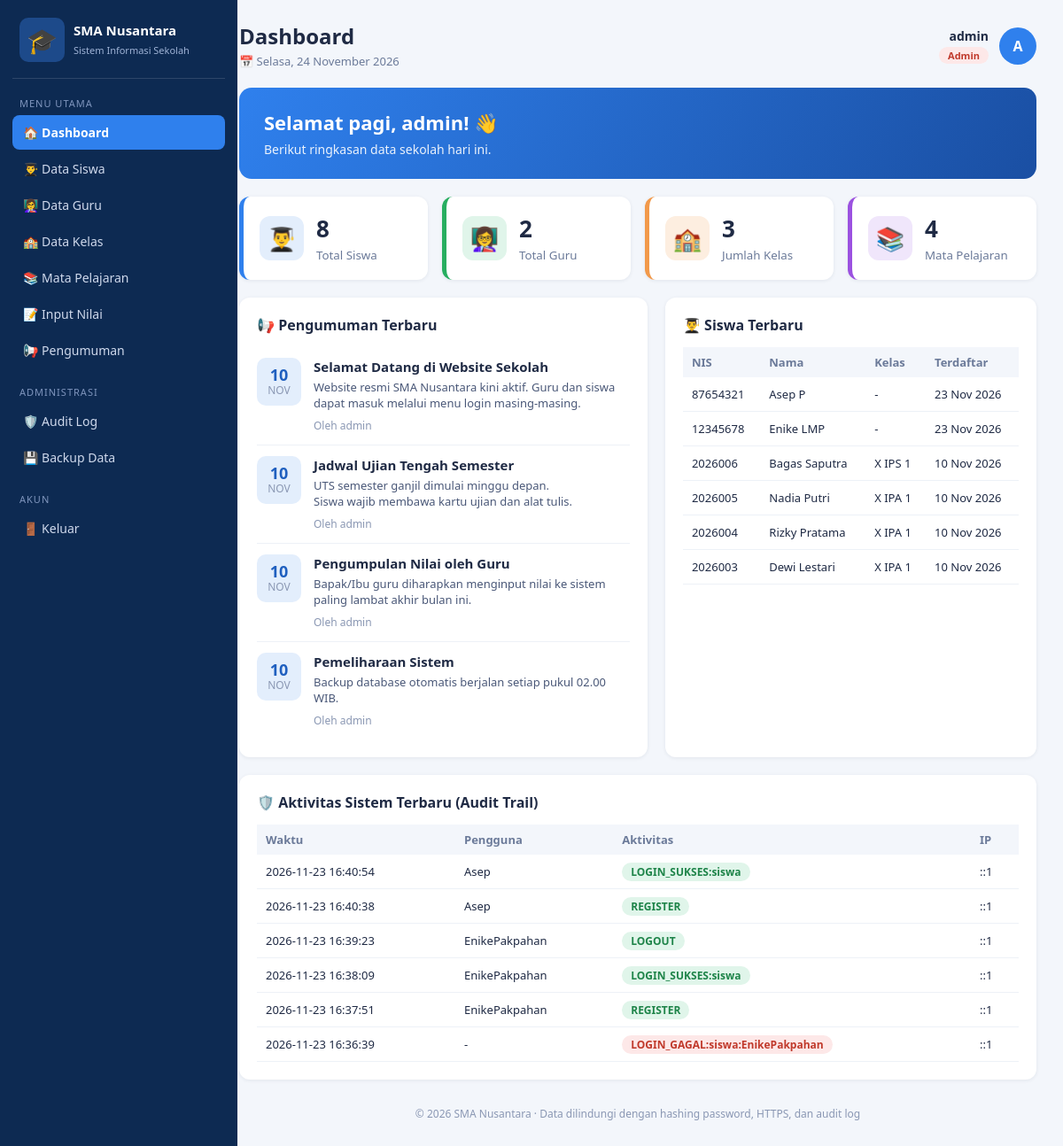
/dashboard.php (signed in), run on the app's committed database.
### tables this page shows
CREATE TABLE `pengumuman` (
  `id_pengumuman` int unsigned NOT NULL AUTO_INCREMENT,
  `id_user` int unsigned NOT NULL,
  `judul` varchar(150) NOT NULL,
  `isi` text NOT NULL,
  `created_at` timestamp NOT NULL DEFAULT CURRENT_TIMESTAMP,
  PRIMARY KEY (`id_pengumuman`),
  KEY `id_user` (`id_user`),
  CONSTRAINT `pengumuman_ibfk_1` FOREIGN KEY (`id_user`) REFERENCES `users` (`id_user`)
);

CREATE TABLE `users` (
  `id_user` int unsigned NOT NULL AUTO_INCREMENT,
  `username` varchar(50) NOT NULL,
  `password_hash` varchar(255) NOT NULL,
  `role` enum('admin','guru','siswa') NOT NULL DEFAULT 'siswa',
  `created_at` timestamp NOT NULL DEFAULT CURRENT_TIMESTAMP,
  `last_login` datetime DEFAULT NULL,
  PRIMARY KEY (`id_user`),
  UNIQUE KEY `username` (`username`)
);

CREATE TABLE `siswa` (
  `id_siswa` int unsigned NOT NULL AUTO_INCREMENT,
  `id_user` int unsigned NOT NULL,
  `id_kelas` int unsigned DEFAULT NULL,
  `nis` varchar(20) NOT NULL,
  `nama` varchar(100) NOT NULL,
  `jenis_kelamin` enum('L','P') DEFAULT NULL,
  `tanggal_lahir` date DEFAULT NULL,
  `alamat` varchar(255) DEFAULT NULL,
  PRIMARY KEY (`id_siswa`),
  UNIQUE KEY `id_user` (`id_user`),
  UNIQUE KEY `nis` (`nis`),
  KEY `fk_siswa_kelas` (`id_kelas`),
  CONSTRAINT `fk_siswa_kelas` FOREIGN KEY (`id_kelas`) REFERENCES `kelas` (`id_kelas`) ON DELETE SET NULL,
  CONSTRAINT `fk_siswa_user` FOREIGN KEY (`id_user`) REFERENCES `users` (`id_user`) ON DELETE CASCADE
);

CREATE TABLE `audit_log` (
  `id_log` bigint unsigned NOT NULL AUTO_INCREMENT,
  `id_user` int unsigned DEFAULT NULL,
  `aksi` varchar(100) NOT NULL,
  `ip_addr` varchar(45) DEFAULT NULL,
  `waktu` timestamp NOT NULL DEFAULT CURRENT_TIMESTAMP,
  PRIMARY KEY (`id_log`),
  KEY `idx_log_user` (`id_user`),
  KEY `idx_log_waktu` (`waktu`)
);

### config.php (called while the page is built, shortened)
<?php
function e(string $s): string { return htmlspecialchars($s, ENT_QUOTES, 'UTF-8'); }

### dashboard.php (the view, shortened to what this page needs)
<?php
require __DIR__ . '/config.php';
$idUser = (int)$_SESSION['id_user'];
$role   = $_SESSION['role'];
$isStaff = in_array($role, ['admin', 'guru'], true);
$stat = $pdo->query('SELECT
    (SELECT COUNT(*) FROM siswa)  AS siswa,
    (SELECT COUNT(*) FROM guru)   AS guru,
    (SELECT COUNT(*) FROM kelas)  AS kelas,
    (SELECT COUNT(*) FROM mapel)  AS mapel')->fetch();
$pengumuman = $pdo->query(
  'SELECT p.judul, p.isi, p.created_at, u.username
     FROM pengumuman p JOIN users u ON u.id_user = p.id_user
    ORDER BY p.created_at DESC LIMIT 5')->fetchAll();
$profil = null; $nilai = []; $rata = null; $siswaBaru = []; $logs = [];
if ($role === 'siswa') {
    $st = $pdo->prepare('SELECT s.nama, s.nis, k.nama_kelas, k.tahun_ajaran
                           FROM siswa s LEFT JOIN kelas k ON k.id_kelas = s.id_kelas
                          WHERE s.id_user = ?');
    $st->execute([$idUser]);
    $profil = $st->fetch();
    $st = $pdo->prepare('SELECT m.nama_mapel, n.semester, n.nilai_angka
                           FROM nilai n
                           JOIN siswa s ON s.id_siswa = n.id_siswa
                           JOIN mapel m ON m.id_mapel = n.id_mapel
                          WHERE s.id_user = ? ORDER BY n.semester, m.nama_mapel');
    $st->execute([$idUser]);
    $nilai = $st->fetchAll();
    if ($nilai) $rata = array_sum(array_column($nilai, 'nilai_angka')) / count($nilai);
} else {
    $siswaBaru = $pdo->query(
      'SELECT s.nis, s.nama, COALESCE(k.nama_kelas, "-") AS kelas, u.created_at
         FROM siswa s JOIN users u ON u.id_user = s.id_user
         LEFT JOIN kelas k ON k.id_kelas = s.id_kelas
        ORDER BY s.id_siswa DESC LIMIT 6')->fetchAll();
}
if ($role === 'admin') {
    $logs = $pdo->query(
      'SELECT l.aksi, l.ip_addr, l.waktu, COALESCE(u.username, "-") AS username
         FROM audit_log l LEFT JOIN users u ON u.id_user = l.id_user
        ORDER BY l.id_log DESC LIMIT 6')->fetchAll();
}
$bulan = ['','Januari','Februari','Maret','April','Mei','Juni','Juli','Agustus','September','Oktober','November','Desember'];
$hari  = ['Minggu','Senin','Selasa','Rabu','Kamis','Jumat','Sabtu'];
$tgl   = $hari[(int)date('w')] . ', ' . date('j') . ' ' . $bulan[(int)date('n')] . ' ' . date('Y');
function tglID(string $t, array $b): string { $x = strtotime($t); return date('j', $x) . ' ' . substr($b[(int)date('n', $x)], 0, 3) . ' ' . date('Y', $x); }
$inisial = strtoupper(substr($_SESSION['username'], 0, 1));
$nama = $profil['nama'] ?? $_SESSION['username'];
$h = (int)date('G');
$salam = $h < 11 ? 'Selamat pagi' : ($h < 15 ? 'Selamat siang' : ($h < 18 ? 'Selamat sore' : 'Selamat malam'));
?>
<!DOCTYPE html>
<html lang="id">
<head>
<link rel="stylesheet" href="style.css">
</head>
<body class="dash">
<aside class="sidebar">
  <div class="brand"><span class="logo">🎓</span><div><b>SMA Nusantara</b><small>Sistem Informasi Sekolah</small></div></div>
  <nav>
    <p class="nav-title">MENU UTAMA</p>
    <a class="active" href="dashboard.php">🏠 Dashboard</a>
    <?php if ($isStaff): ?>
      <a href="#">👨‍🎓 Data Siswa</a>
      <a href="#">👩‍🏫 Data Guru</a>
      <a href="#">🏫 Data Kelas</a>
      <a href="#">📚 Mata Pelajaran</a>
      <a href="#">📝 Input Nilai</a>
    <?php else: ?>
      <a href="#">📝 Nilai Saya</a>
      <a href="#">📅 Jadwal Pelajaran</a>
    <?php endif; ?>
    <a href="#">📢 Pengumuman</a>
    <?php if ($role === 'admin'): ?>
      <p class="nav-title">ADMINISTRASI</p>
      <a href="#">🛡️ Audit Log</a>
      <a href="#">💾 Backup Data</a>
    <?php endif; ?>
    <p class="nav-title">AKUN</p>
    <a href="logout.php">🚪 Keluar</a>
  </nav>
</aside>
<main class="main">
  <header class="topbar">
    <div><h1>Dashboard</h1><span class="date">📅 <?= e($tgl) ?></span></div>
    <div class="user">
      <div class="who"><b><?= e($nama) ?></b><span class="badge <?= e($role) ?>"><?= e(ucfirst($role)) ?></span></div>
      <div class="avatar"><?= e($inisial) ?></div>
    </div>
  </header>
  <section class="hero">
    <div>
      <h2><?= e($salam) ?>, <?= e($nama) ?>! 👋</h2>
      <p><?php if ($role === 'siswa'): ?>
        <?= $profil && $profil['nama_kelas'] ? 'Kelas ' . e($profil['nama_kelas']) . ' · TA ' . e($profil['tahun_ajaran']) . ' · NIS ' . e($profil['nis']) : 'Anda belum ditempatkan di kelas. Hubungi admin sekolah.' ?>
      <?php else: ?>Berikut ringkasan data sekolah hari ini.<?php endif; ?></p>
    </div>
  </section>
  <section class="stats">
    <div class="stat blue"><span class="ico">👨‍🎓</span><div><b><?= (int)$stat['siswa'] ?></b><small>Total Siswa</small></div></div>
    <div class="stat green"><span class="ico">👩‍🏫</span><div><b><?= (int)$stat['guru'] ?></b><small>Total Guru</small></div></div>
    <div class="stat orange"><span class="ico">🏫</span><div><b><?= (int)$stat['kelas'] ?></b><small>Jumlah Kelas</small></div></div>
    <div class="stat purple"><span class="ico">📚</span><div><b><?= (int)$stat['mapel'] ?></b><small>Mata Pelajaran</small></div></div>
  </section>
  <div class="grid">
    <section class="panel">
      <h3>📢 Pengumuman Terbaru</h3>
      <?php foreach ($pengumuman as $p): ?>
        <article class="news">
          <div class="news-date"><b><?= date('j', strtotime($p['created_at'])) ?></b><small><?= e(substr($bulan[(int)date('n', strtotime($p['created_at']))], 0, 3)) ?></small></div>
          <div><h4><?= e($p['judul']) ?></h4><p><?= nl2br(e($p['isi'])) ?></p><small>Oleh <?= e($p['username']) ?></small></div>
        </article>
      <?php endforeach; ?>
    </section>
    <section class="panel">
      <?php if ($role === 'siswa'): ?>
        <h3>📝 Nilai Saya</h3>
        <?php if (!$nilai): ?><p class="empty">Belum ada nilai yang diinput.</p>
        <?php else: ?>
        <table>
          <tr><th>Mata Pelajaran</th><th>Smt</th><th>Nilai</th></tr>
          <?php foreach ($nilai as $n): $v = (float)$n['nilai_angka']; ?>
            <tr><td><?= e($n['nama_mapel']) ?></td><td><?= (int)$n['semester'] ?></td>
                <td><span class="score <?= $v >= 75 ? 'ok' : 'low' ?>"><?= number_format($v, 1) ?></span></td></tr>
          <?php endforeach; ?>
        </table>
        <?php endif; ?>
      <?php else: ?>
        <h3>👨‍🎓 Siswa Terbaru</h3>
        <?php if (!$siswaBaru): ?><p class="empty">Belum ada data siswa.</p>
        <?php else: ?>
        <table>
          <tr><th>NIS</th><th>Nama</th><th>Kelas</th><th>Terdaftar</th></tr>
          <?php foreach ($siswaBaru as $s): ?>
            <tr><td><?= e($s['nis']) ?></td><td><?= e($s['nama']) ?></td><td><?= e($s['kelas']) ?></td><td><?= e(tglID($s['created_at'], $bulan)) ?></td></tr>
          <?php endforeach; ?>
        </table>
        <?php endif; ?>
      <?php endif; ?>
    </section>
  </div>
  <?php if ($role === 'admin'): ?>
  <section class="panel">
    <h3>🛡️ Aktivitas Sistem Terbaru (Audit Trail)</h3>
    <table>
      <tr><th>Waktu</th><th>Pengguna</th><th>Aktivitas</th><th>IP</th></tr>
      <?php foreach ($logs as $l): ?>
        <tr><td><?= e($l['waktu']) ?></td><td><?= e($l['username']) ?></td>
            <td><span class="tag <?= str_contains($l['aksi'], 'GAGAL') ? 'bad' : 'good' ?>"><?= e($l['aksi']) ?></span></td>
            <td><?= e($l['ip_addr'] ?? '-') ?></td></tr>
      <?php endforeach; ?>
    </table>
  </section>
  <?php endif; ?>
  <footer>© <?= date('Y') ?> SMA Nusantara · Data dilindungi dengan hashing password, HTTPS, dan audit log</footer>
</main>
</body>
</html>

### style.css (style rules this page uses)
body { font-family:'Segoe UI',Arial,sans-serif;background:#eef3f8;display:flex;justify-content:center;padding:40px;margin:0 }
body.dash { display:block;padding:0;background:#f3f6fb;color:#1f2a44 }
.dash a { text-decoration:none }
.sidebar { position:fixed;inset:0 auto 0 0;width:240px;background:#0d2a52;color:#cfd9ec;padding:20px 14px;overflow-y:auto }
.brand { display:flex;gap:10px;align-items:center;padding:0 8px 18px;border-bottom:1px solid #ffffff22 }
.brand .logo { font-size:28px;background:#1d4a8a;border-radius:10px;padding:6px 8px }
.brand b { display:block;color:#fff;font-size:15px }
.brand small { font-size:11px;color:#9fb3d6 }
.nav-title { font-size:11px;letter-spacing:1px;color:#7f95bd;margin:20px 8px 6px }
.sidebar nav a { display:block;color:#cfd9ec;padding:10px 12px;border-radius:8px;font-size:14px;margin-bottom:2px }
.sidebar nav a.active { background:#2f80ed;color:#fff;font-weight:600 }
.main { margin-left:240px;padding:24px 30px }
.topbar { display:flex;justify-content:space-between;align-items:center;margin-bottom:20px }
.topbar h1 { margin:0;font-size:24px }
.date { font-size:13px;color:#6b7a99 }
.user { display:flex;align-items:center;gap:12px }
.who { text-align:right }
.who b { display:block;font-size:14px }
.avatar { width:42px;height:42px;border-radius:50%;background:#2f80ed;color:#fff;display:flex;align-items:center;justify-content:center;font-weight:700 }
.badge { font-size:11px;padding:2px 10px;border-radius:20px;font-weight:600 }
.badge.admin { background:#fde8e8;color:#c0392b }
.hero { background:linear-gradient(120deg,#2f80ed,#1a4fa3);color:#fff;border-radius:14px;padding:24px 28px;display:flex;justify-content:space-between;align-items:center;margin-bottom:20px }
.hero h2 { margin:0 0 6px;font-size:22px }
.hero p { margin:0;opacity:.9;font-size:14px }
.stats { display:grid;grid-template-columns:repeat(4,1fr);gap:16px;margin-bottom:20px }
.stat { background:#fff;border-radius:12px;padding:18px;display:flex;gap:14px;align-items:center;box-shadow:0 1px 4px #1f2a4414;border-left:5px solid }
.stat .ico { font-size:26px;width:50px;height:50px;border-radius:12px;display:flex;align-items:center;justify-content:center }
.stat b { display:block;font-size:26px }
.stat small { color:#6b7a99 }
.stat.blue { border-color:#2f80ed }
.stat.blue .ico { background:#e3eefc }
.stat.green { border-color:#27ae60 }
.stat.green .ico { background:#e0f5ea }
.stat.orange { border-color:#f2994a }
.stat.orange .ico { background:#fdeee0 }
.stat.purple { border-color:#9b51e0 }
.stat.purple .ico { background:#f0e6fb }
.grid { display:grid;grid-template-columns:1.1fr 1fr;gap:20px;margin-bottom:20px }
.panel { background:#fff;border-radius:12px;padding:20px;box-shadow:0 1px 4px #1f2a4414;margin-bottom:0 }
.grid+.panel { margin-bottom:20px }
.panel h3 { margin:0 0 14px;font-size:16px }
.news { display:flex;gap:14px;padding:12px 0;border-top:1px solid #edf1f7 }
.news:first-of-type { border-top:0 }
.news-date { min-width:50px;height:54px;background:#e3eefc;color:#1f5fbf;border-radius:10px;display:flex;flex-direction:column;align-items:center;justify-content:center }
.news-date b { font-size:18px;line-height:1 }
.news-date small { font-size:11px;text-transform:uppercase }
.news h4 { margin:0 0 4px;font-size:15px }
.news p { margin:0 0 4px;font-size:13px;color:#4a5878 }
.news small { color:#8a97b3;font-size:12px }
table { width:100%;border-collapse:collapse;font-size:13px }
th { text-align:left;color:#6b7a99;font-weight:600;padding:8px 10px;background:#f3f6fb }
td { padding:10px;border-bottom:1px solid #edf1f7 }
.tag { padding:2px 10px;border-radius:20px;font-size:12px;font-weight:600 }
.tag.good { background:#e0f5ea;color:#1e8449 }
.tag.bad { background:#fde8e8;color:#c0392b }
footer { text-align:center;color:#8a97b3;font-size:12px;padding:10px 0 }

### data on the page
pengumuman: created_at "10", created_at "NOV", judul "Selamat Datang di Website Sekolah", isi "Website resmi SMA Nusantara kini aktif. Guru dan siswa dapat masuk melalui menu login masing-masing.", id_user.username "admin"
pengumuman: created_at "10", created_at "NOV", judul "Jadwal Ujian Tengah Semester", isi "UTS semester ganjil dimulai minggu depan. Siswa wajib membawa kartu ujian dan alat tulis.", id_user.username "admin"
pengumuman: created_at "10", created_at "NOV", judul "Pengumpulan Nilai oleh Guru", isi "Bapak/Ibu guru diharapkan menginput nilai ke sistem paling lambat akhir bulan ini.", id_user.username "admin"
pengumuman: created_at "10", created_at "NOV", judul "Pemeliharaan Sistem", isi "Backup database otomatis berjalan setiap pukul 02.00 WIB.", id_user.username "admin"
siswa: nis "87654321", nama "Asep P", kelas "-", id_user.created_at "23 Nov 2026"
siswa: nis "12345678", nama "Enike LMP", kelas "-", id_user.created_at "23 Nov 2026"
siswa: nis "2026006", nama "Bagas Saputra", kelas "X IPS 1", id_user.created_at "10 Nov 2026"
siswa: nis "2026005", nama "Nadia Putri", kelas "X IPA 1", id_user.created_at "10 Nov 2026"
siswa: nis "2026004", nama "Rizky Pratama", kelas "X IPA 1", id_user.created_at "10 Nov 2026"
siswa: nis "2026003", nama "Dewi Lestari", kelas "X IPA 1", id_user.created_at "10 Nov 2026"
audit_log: waktu "2026-11-23 16:40:54", username "Asep", aksi "LOGIN_SUKSES:siswa", ip_addr "::1"
audit_log: waktu "2026-11-23 16:40:38", username "Asep", aksi "REGISTER", ip_addr "::1"
audit_log: waktu "2026-11-23 16:39:23", username "EnikePakpahan", aksi "LOGOUT", ip_addr "::1"
audit_log: waktu "2026-11-23 16:38:09", username "EnikePakpahan", aksi "LOGIN_SUKSES:siswa", ip_addr "::1"
audit_log: waktu "2026-11-23 16:37:51", username "EnikePakpahan", aksi "REGISTER", ip_addr "::1"
audit_log: waktu "2026-11-23 16:36:39", username "-", aksi "LOGIN_GAGAL:siswa:EnikePakpahan", ip_addr "::1"

### other printed values
$nama "admin"
$role "Admin"
$inisial "A"
$stat['siswa'] "8"
$stat['guru'] "2"
$stat['kelas'] "3"
$stat['mapel'] "4"
